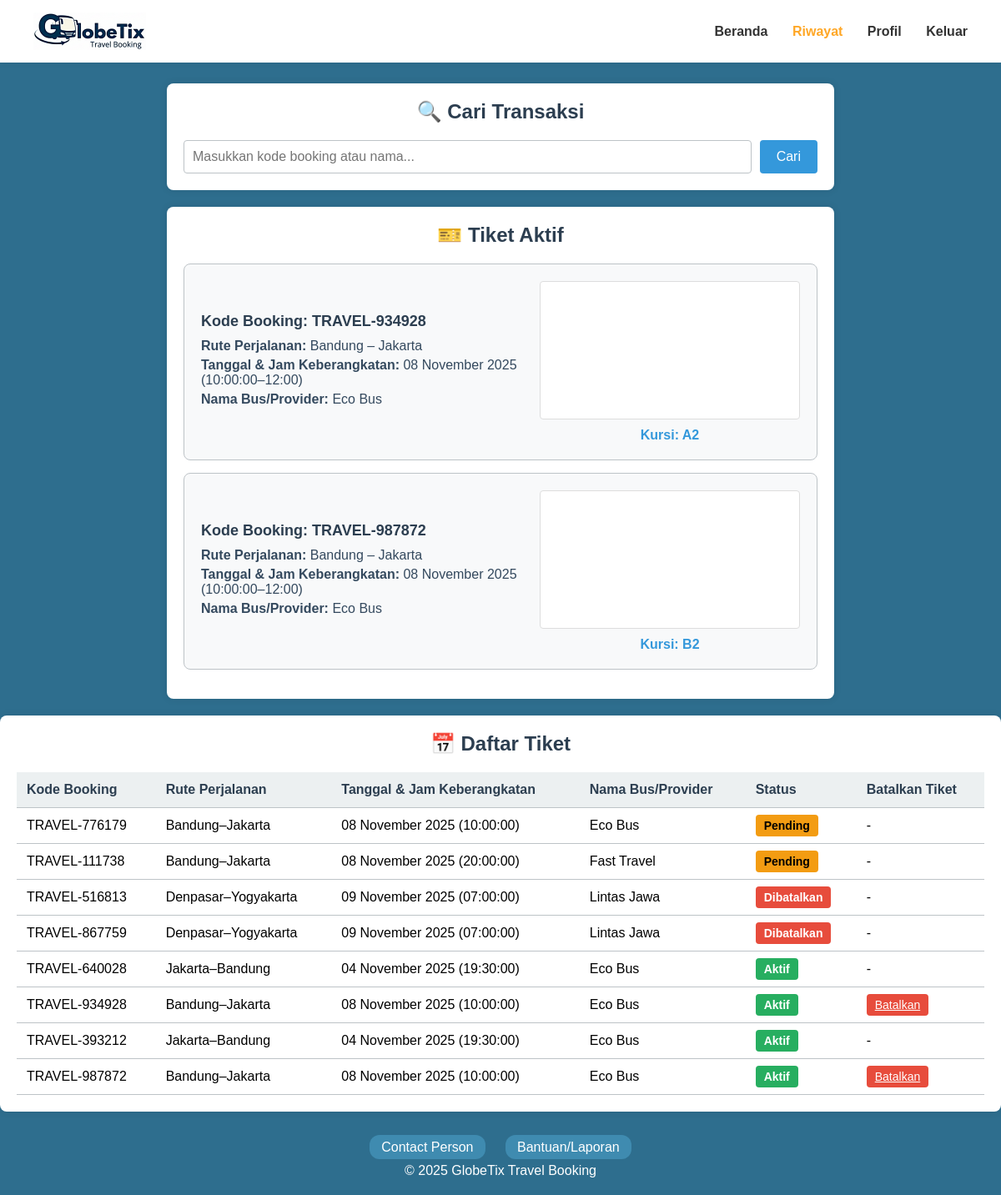
The page /riwayat.php (signed in) on the database its author committed.
### tables this page shows
CREATE TABLE `booking` (
  `booking_id` int NOT NULL,
  `user_id` int NOT NULL,
  `jadwal_id` int NOT NULL,
  `tanggal_booking` timestamp NULL DEFAULT CURRENT_TIMESTAMP,
  `total_harga` decimal(12,2) DEFAULT NULL,
  `status_booking` enum('pending','confirmed','cancelled') DEFAULT 'pending',
  `kode_booking` char(36) DEFAULT NULL,
  `seat_locked_until` timestamp NULL DEFAULT NULL,
  `last_update` timestamp NULL DEFAULT CURRENT_TIMESTAMP ON UPDATE CURRENT_TIMESTAMP,
  `jadwal_pulang_id` int DEFAULT NULL
);

CREATE TABLE `jadwal` (
  `jadwal_id` int NOT NULL,
  `provider_id` int DEFAULT NULL,
  `asal` varchar(100) DEFAULT NULL,
  `tujuan` varchar(100) DEFAULT NULL,
  `tanggal_keberangkatan` date DEFAULT NULL,
  `jam_keberangkatan` time DEFAULT NULL,
  `estimasi_durasi` varchar(50) DEFAULT NULL,
  `kelas_layanan` enum('reguler','premium','bisnis') DEFAULT 'reguler',
  `harga_perkursi` decimal(10,2) DEFAULT NULL,
  `status` enum('tersedia','batal','selesai') DEFAULT 'tersedia',
  `created_at` timestamp NULL DEFAULT CURRENT_TIMESTAMP,
  `updated_at` timestamp NULL DEFAULT CURRENT_TIMESTAMP ON UPDATE CURRENT_TIMESTAMP
);

### riwayat.php (the view, shortened to what this page needs)
<?php
include 'db.php';
$user_id = $_SESSION['user_id'];
$search = isset($_GET['search']) ? trim($_GET['search']) : '';
$where = "WHERE b.user_id = ?";
$query = "
    SELECT
        b.booking_id,
        b.kode_booking,
        b.total_harga,
        b.tanggal_booking,
        b.status_booking,
        u.nama_lengkap,
        j.asal,
        j.tujuan,
        j.tanggal_keberangkatan,
        j.jam_keberangkatan,
        j.estimasi_durasi,
        COALESCE(p.nama_provider, 'N/A') AS nama_provider,
        GROUP_CONCAT(k.nomor_kursi ORDER BY k.nomor_kursi SEPARATOR ', ') AS seats,
        (SELECT status_pembayaran FROM pembayaran WHERE booking_id = b.booking_id LIMIT 1) AS status_pembayaran,
        (SELECT bukti_bayar FROM pembayaran WHERE booking_id = b.booking_id LIMIT 1) AS bukti_bayar,
        CASE WHEN b.jadwal_pulang_id IS NOT NULL THEN 'Round-trip' ELSE 'One-way' END AS trip_type
    FROM booking b
    JOIN users u ON b.user_id = u.user_id
    JOIN jadwal j ON b.jadwal_id = j.jadwal_id
    LEFT JOIN providers p ON j.provider_id = p.provider_id
    LEFT JOIN booking_seat bs ON b.booking_id = bs.booking_id
    LEFT JOIN kursi k ON bs.seat_id = k.seat_id
    $where
    GROUP BY b.booking_id
    ORDER BY b.tanggal_booking DESC
";
$stmt = $conn->prepare($query);
if ($search) {
    $search_param = "%$search%";
    $stmt->bind_param("iss", $user_id, $search_param, $search_param);
} else {
    $stmt->bind_param("i", $user_id);
}
$stmt->execute();
$result = $stmt->get_result();
$bookings = [];
while ($row = $result->fetch_assoc()) {
    $bookings[] = $row;
}
$active_tickets = array_filter($bookings, function($b) {
    return $b['status_booking'] === 'confirmed' && strtotime($b['tanggal_keberangkatan']) >= time();
});
?>
<!DOCTYPE html>
<html lang="id">
<head>
  <link rel="stylesheet" href="riwayat.css">
</head>
<body>
  <header>
    <div class="logo">
      <img src="logo.png" alt="GlobeTix Logo">
    </div>
    <nav class="nav-menu">
      <a href="dashboard.php">Beranda</a>
      <a href="riwayat.php" class="active">Riwayat</a>
      <a href="profil.php">Profil</a>
      <a href="keluar.php">Keluar</a>
    </nav>
  </header>
  <section class="search-container">
    <h2>🔍 Cari Transaksi</h2>
    <form method="GET" action="riwayat.php">
      <input type="text" name="search" placeholder="Masukkan kode booking atau nama..." value="<?= htmlspecialchars($search) ?>">
      <button type="submit">Cari</button>
    </form>
  </section>
  <?php if (count($active_tickets) > 0): ?>
  <section class="active-tickets">
    <h2>🎫 Tiket Aktif</h2>
    <?php foreach ($active_tickets as $ticket): ?>
    <div class="ticket-card">
      <div class="ticket-info">
        <h3>Kode Booking: <?= htmlspecialchars($ticket['kode_booking']) ?></h3>
        <p><strong>Rute Perjalanan:</strong> <?= htmlspecialchars($ticket['asal']) ?> – <?= htmlspecialchars($ticket['tujuan']) ?></p>
        <p><strong>Tanggal & Jam Keberangkatan:</strong> <?= date('d F Y', strtotime($ticket['tanggal_keberangkatan'])) ?> (<?= htmlspecialchars($ticket['jam_keberangkatan']) ?>–<?= date('H:i', strtotime($ticket['jam_keberangkatan']) + (intval(explode(':', $ticket['estimasi_durasi'])[0]) * 3600)) ?>)</p>
        <p><strong>Nama Bus/Provider:</strong> <?= htmlspecialchars($ticket['nama_provider']) ?></p>
      </div>
      <div class="ticket-qr">
        <div class="barcode-container" onclick="showBarcodeModal('<?= $ticket['booking_id'] ?>', '<?= htmlspecialchars($ticket['kode_booking']) ?>')">
          <svg id="barcode-small-<?= $ticket['booking_id'] ?>"></svg>
        </div>
        <p class="seat-label">Kursi: <?= htmlspecialchars($ticket['seats'] ?: 'N/A') ?></p>
      </div>
    </div>
    <?php endforeach; ?>
  </section>
  <?php endif; ?>
  <section class="tickets-table">
    <h2>📅 Daftar Tiket</h2>
    <table>
      <thead>
        <tr>
          <th>Kode Booking</th>
          <th>Rute Perjalanan</th>
          <th>Tanggal & Jam Keberangkatan</th>
          <th>Nama Bus/Provider</th>
          <th>Status</th>
          <th>Batalkan Tiket</th>
        </tr>
      </thead>
      <tbody>
        <?php if (count($bookings) > 0): ?>
          <?php foreach ($bookings as $booking): ?>
          <tr>
            <td><?= htmlspecialchars($booking['kode_booking']) ?></td>
            <td><?= htmlspecialchars($booking['asal']) ?>–<?= htmlspecialchars($booking['tujuan']) ?></td>
            <td><?= date('d F Y', strtotime($booking['tanggal_keberangkatan'])) ?> (<?= htmlspecialchars($booking['jam_keberangkatan']) ?>)</td>
            <td><?= htmlspecialchars($booking['nama_provider']) ?></td>
            <td>
              <span class="status-badge <?= $booking['status_booking'] === 'confirmed' ? 'active' : ($booking['status_booking'] === 'cancelled' ? 'cancelled' : 'pending') ?>">
                <?= $booking['status_booking'] === 'confirmed' ? 'Aktif' : ($booking['status_booking'] === 'cancelled' ? 'Dibatalkan' : 'Pending') ?>
              </span>
            </td>
            <td>
              <?php if ($booking['status_booking'] === 'confirmed' && strtotime($booking['tanggal_keberangkatan']) >= time()): ?>
                <a href="batalkan_pemesanan.php?booking_id=<?= $booking['booking_id'] ?>" class="cancel-btn">Batalkan</a>
              <?php else: ?>
                -
              <?php endif; ?>
            </td>
          </tr>
          <?php endforeach; ?>
        <?php else: ?>
          <tr>
            <td colspan="6" style="text-align:center;">Belum ada riwayat pemesanan.</td>
          </tr>
        <?php endif; ?>
      </tbody>
    </table>
  </section>
  <footer>
    <div class="links">
      <a href="https://wa.me/6289519515332" target="_blank">Contact Person</a>
      <a href="bantuan.php">Bantuan/Laporan</a>
    </div>
    <p>© 2025 GlobeTix Travel Booking</p>
  </footer>
</body>
</html>

### riwayat.css (style rules this page uses)
* { margin: 0; padding: 0; box-sizing: border-box; font-family: Arial, Helvetica, sans-serif; }
body { background: #2e6e8e; color: #fff; padding-top: 80px; padding-bottom: 80px; }
header { display: flex; justify-content: space-between; align-items: center; padding: 15px 40px; background: #fff; box-shadow: 0 2px 6px rgba(0,0,0,0.05); position: fixed; top: 0; left: 0; width: 100%; z-index: 1000; }
.logo { display: flex; align-items: center; font-size: 24px; font-weight: bold; color: #004c75; }
.logo img { height: 45px; margin-right: 8px; }
.nav-menu a { margin-left: 25px; text-decoration: none; font-weight: bold; color: #333; }
.nav-menu a.active, .nav-menu a:hover { color: #ffa726; }
.search-container { max-width: 800px; margin: 20px auto; padding: 20px; background-color: white; border-radius: 8px; box-shadow: 0 0 10px rgba(0, 0, 0, 0.1); }
.search-container h2 { text-align: center; margin-bottom: 20px; color: #2c3e50; }
.search-container form { display: flex; gap: 10px; justify-content: center; }
.search-container input { flex: 1; padding: 10px; border: 1px solid #bdc3c7; border-radius: 4px; font-size: 16px; }
.search-container button { padding: 10px 20px; background-color: #3498db; color: white; border: none; border-radius: 4px; cursor: pointer; font-size: 16px; }
.active-tickets { max-width: 800px; margin: 20px auto; padding: 20px; background-color: white; border-radius: 8px; box-shadow: 0 0 10px rgba(0, 0, 0, 0.1); }
.active-tickets h2 { text-align: center; margin-bottom: 20px; color: #2c3e50; }
.ticket-card { display: flex; justify-content: space-between; align-items: center; border: 1px solid #bdc3c7; border-radius: 8px; padding: 20px; margin-bottom: 15px; background-color: #f8f9fa; }
.ticket-info { flex: 1; }
.ticket-info h3 { margin: 0 0 10px 0; font-size: 18px; color: #2c3e50; }
.ticket-info p { margin: 5px 0; color: #34495e; }
.ticket-qr { text-align: center; }
.seat-label { margin-top: 10px; font-weight: bold; color: #3498db; }
.tickets-table { max-width: 1200px; margin: 20px auto; padding: 20px; background-color: white; border-radius: 8px; box-shadow: 0 0 10px rgba(0, 0, 0, 0.1); }
.tickets-table h2 { text-align: center; margin-bottom: 20px; color: #2c3e50; }
.tickets-table table { width: 100%; border-collapse: collapse; }
.tickets-table th, .tickets-table td { padding: 12px; text-align: left; border-bottom: 1px solid #bdc3c7; color: #000; }
.tickets-table th { background-color: #ecf0f1; font-weight: bold; color: #2c3e50; }
.status-badge { padding: 5px 10px; border-radius: 4px; font-size: 14px; font-weight: bold; }
.status-badge.active { background-color: #27ae60; color: white; }
.status-badge.cancelled { background-color: #e74c3c; color: white; }
.status-badge.pending { background-color: #f39c12; color: black; }
.cancel-btn { padding: 5px 10px; background-color: #e74c3c; color: white; border: none; border-radius: 4px; cursor: pointer; font-size: 14px; }
footer { background: #2e6e8e; color: #fff; padding: 20px; position: fixed; bottom: 0; left: 0; width: 100%; z-index: 1000; text-align: center; }
footer .links { margin-bottom: 10px; }
footer .links a { margin: 0 10px; color: #fff; text-decoration: none; background: #3f8bb0; padding: 6px 14px; border-radius: 12px; transition: 0.3s; }

### riwayat.php (style rules this page uses)
.barcode-container { cursor: pointer; border: 1px solid #ddd; border-radius: 4px; padding: 5px; background: white; display: inline-block; }

### rows shown on the page
booking: kode_booking "TRAVEL-934928", jadwal.asal "Bandung", jadwal.tujuan "Jakarta", jadwal.tanggal_keberangkatan "08 November 2025", jadwal.jam_keberangkatan "10:00:00", jadwal.estimasi_durasi "12:00", nama_provider "Eco Bus", seats "A2", status_booking "Aktif"
booking: kode_booking "TRAVEL-987872", jadwal.asal "Bandung", jadwal.tujuan "Jakarta", jadwal.tanggal_keberangkatan "08 November 2025", jadwal.jam_keberangkatan "10:00:00", jadwal.estimasi_durasi "12:00", nama_provider "Eco Bus", seats "B2", status_booking "Aktif"
booking: kode_booking "TRAVEL-776179", jadwal.asal "Bandung", jadwal.tujuan "Jakarta", jadwal.tanggal_keberangkatan "08 November 2025", jadwal.jam_keberangkatan "10:00:00", nama_provider "Eco Bus", status_booking "Pending"
booking: kode_booking "TRAVEL-111738", jadwal.asal "Bandung", jadwal.tujuan "Jakarta", jadwal.tanggal_keberangkatan "08 November 2025", jadwal.jam_keberangkatan "20:00:00", nama_provider "Fast Travel", status_booking "Pending"
booking: kode_booking "TRAVEL-516813", jadwal.asal "Denpasar", jadwal.tujuan "Yogyakarta", jadwal.tanggal_keberangkatan "09 November 2025", jadwal.jam_keberangkatan "07:00:00", nama_provider "Lintas Jawa", status_booking "Dibatalkan"
booking: kode_booking "TRAVEL-867759", jadwal.asal "Denpasar", jadwal.tujuan "Yogyakarta", jadwal.tanggal_keberangkatan "09 November 2025", jadwal.jam_keberangkatan "07:00:00", nama_provider "Lintas Jawa", status_booking "Dibatalkan"
booking: kode_booking "TRAVEL-640028", jadwal.asal "Jakarta", jadwal.tujuan "Bandung", jadwal.tanggal_keberangkatan "04 November 2025", jadwal.jam_keberangkatan "19:30:00", nama_provider "Eco Bus", status_booking "Aktif"
booking: kode_booking "TRAVEL-393212", jadwal.asal "Jakarta", jadwal.tujuan "Bandung", jadwal.tanggal_keberangkatan "04 November 2025", jadwal.jam_keberangkatan "19:30:00", nama_provider "Eco Bus", status_booking "Aktif"
